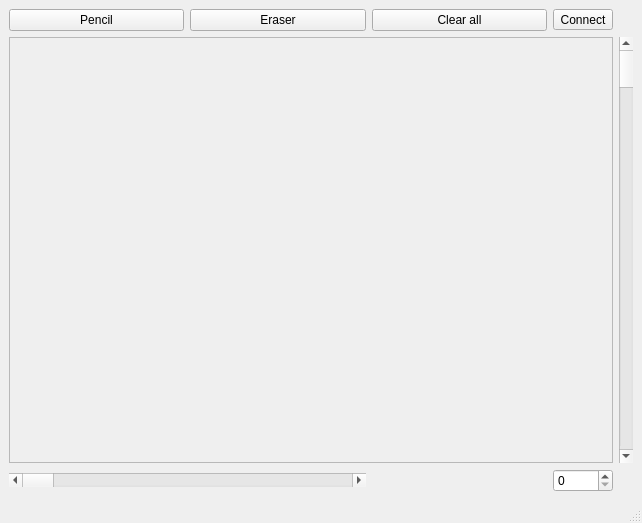
<?xml version="1.0" encoding="UTF-8"?>
<ui version="4.0">
 <class>MainWindow</class>
 <widget class="QMainWindow" name="MainWindow">
  <property name="geometry">
   <rect>
    <x>0</x>
    <y>0</y>
    <width>642</width>
    <height>523</height>
   </rect>
  </property>
  <property name="windowTitle">
   <string>MainWindow</string>
  </property>
  <widget class="QWidget" name="centralwidget">
   <layout class="QGridLayout" name="gridLayout">
    <item row="0" column="0">
     <widget class="QPushButton" name="button_pencil">
      <property name="text">
       <string>Pencil</string>
      </property>
     </widget>
    </item>
    <item row="0" column="1">
     <widget class="QPushButton" name="button_eraser">
      <property name="text">
       <string>Eraser</string>
      </property>
     </widget>
    </item>
    <item row="2" column="3">
     <widget class="QSpinBox" name="spinBox_list"/>
    </item>
    <item row="0" column="3">
     <widget class="QToolButton" name="button_connect">
      <property name="text">
       <string>Connect</string>
      </property>
      <property name="checkable">
       <bool>false</bool>
      </property>
     </widget>
    </item>
    <item row="1" column="0" colspan="4">
     <widget class="QScrollArea" name="scrollArea">
      <property name="enabled">
       <bool>true</bool>
      </property>
      <property name="autoFillBackground">
       <bool>false</bool>
      </property>
      <property name="widgetResizable">
       <bool>true</bool>
      </property>
      <widget class="QWidget" name="scrollAreaWidgetContents">
       <property name="geometry">
        <rect>
         <x>0</x>
         <y>0</y>
         <width>588</width>
         <height>380</height>
        </rect>
       </property>
      </widget>
     </widget>
    </item>
    <item row="1" column="4">
     <widget class="QScrollBar" name="verticalScroll">
      <property name="orientation">
       <enum>Qt::Vertical</enum>
      </property>
     </widget>
    </item>
    <item row="0" column="2">
     <widget class="QPushButton" name="button_clear">
      <property name="text">
       <string>Clear all</string>
      </property>
     </widget>
    </item>
    <item row="2" column="0" colspan="2">
     <widget class="QScrollBar" name="horizontalScroll">
      <property name="orientation">
       <enum>Qt::Horizontal</enum>
      </property>
     </widget>
    </item>
   </layout>
  </widget>
  <widget class="QMenuBar" name="menubar">
   <property name="geometry">
    <rect>
     <x>0</x>
     <y>0</y>
     <width>642</width>
     <height>24</height>
    </rect>
   </property>
   <property name="Palette_1" stdset="0">
    <palette>
     <active/>
     <inactive/>
     <disabled/>
    </palette>
   </property>
  </widget>
  <widget class="QStatusBar" name="statusbar"/>
 </widget>
 <resources/>
 <connections>
  <connection>
   <sender>button_connect</sender>
   <signal>triggered(QAction*)</signal>
   <receiver>centralwidget</receiver>
   <slot>show()</slot>
   <hints>
    <hint type="sourcelabel">
     <x>580</x>
     <y>39</y>
    </hint>
    <hint type="destinationlabel">
     <x>319</x>
     <y>254</y>
    </hint>
   </hints>
  </connection>
 </connections>
</ui>
